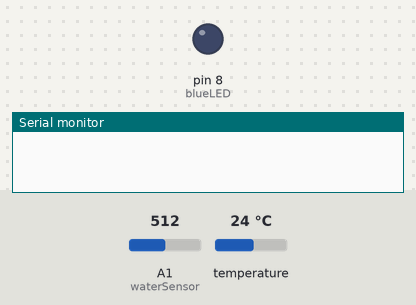
A sketch run on a simulated Arduino Uno, built with avr-gcc and run on an emulated ATmega328P. Shown: output pins drawn as LEDs (lit = HIGH), the last lines printed to the serial monitor. The test bench sets the inputs (shaded band); at power-on: A1 (waterSensor) = 512, temperature 24 °C.

Above: at 0.1 s.
At 1.0 s:
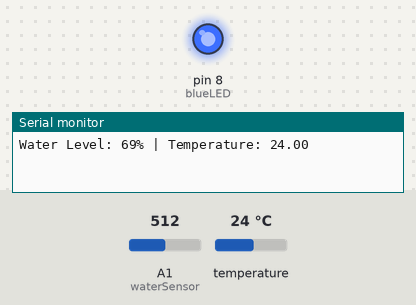
Timing chart, 0 to 2.5 s (numbered marks = the images above):
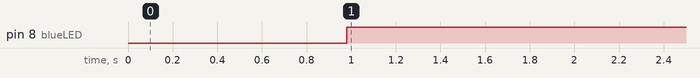

Measured:
- by itself, pin 8 (blueLED): LOW → HIGH at 0.98 s

The sketch:

sketch_nov24a.ino
```cpp
#include <OneWire.h>
#include <DallasTemperature.h>

// Water-level sensor
const int waterSensor = A1;

// DS18B20 temperature sensor
#define ONE_WIRE_BUS 2

OneWire oneWire(ONE_WIRE_BUS);
DallasTemperature sensors(&oneWire);

// Blue LED
const int blueLED = 8;

// Water-level calibration
// Update these after measuring your dry and full readings.
const int DRY_VALUE = 220;
const int FULL_VALUE = 640;

void setup() {
  Serial.begin(9600);

  pinMode(blueLED, OUTPUT);
  digitalWrite(blueLED, LOW);

  sensors.begin();
}

void loop() {

  // Read water-level sensor (average 10 readings)
  long total = 0;

  for (int i = 0; i < 10; i++) {
    total += analogRead(waterSensor);
    delay(20);
  }

  int rawValue = total / 10;

  // Convert sensor reading to estimated percentage
  int waterLevel = map(
    rawValue,
    DRY_VALUE,
    FULL_VALUE,
    0,
    100
  );

  waterLevel = constrain(waterLevel, 0, 100);

  // Read temperature
  sensors.requestTemperatures();

  float temperature = sensors.getTempCByIndex(0);

  // Check sensor readings
  bool validTemperature =
    temperature != DEVICE_DISCONNECTED_C &&
    temperature >= -55 &&
    temperature <= 125;

  bool validWater =
    rawValue >= 0 && rawValue <= 1023;

  // Blue LED indicates valid sensor readings
  if (validTemperature && validWater) {
    digitalWrite(blueLED, HIGH);
  } else {
    digitalWrite(blueLED, LOW);
  }

  // Send data to Serial Monitor
  if (validTemperature && validWater) {

    Serial.print("Water Level: ");
    Serial.print(waterLevel);

    Serial.print("% | Temperature: ");
    Serial.println(temperature);

  } else {
    Serial.println("Sensor Error!");
  }

  delay(1000);
}
```
